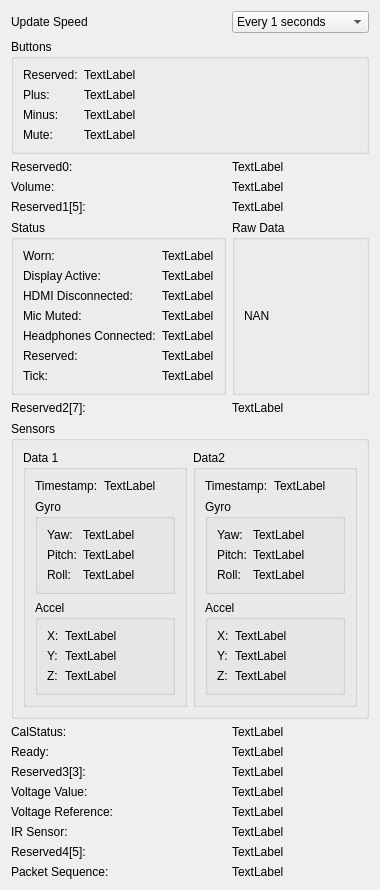
      <widget class="QWidget" name="tab">
       <attribute name="title">
        <string>Sensors</string>
       </attribute>
       <layout class="QFormLayout" name="formLayout_17">
        <item row="0" column="0">
         <widget class="QLabel" name="label">
          <property name="text">
           <string>Update Speed</string>
          </property>
         </widget>
        </item>
        <item row="0" column="1">
         <widget class="QComboBox" name="cmbx_update_spd">
          <property name="currentIndex">
           <number>2</number>
          </property>
          <item>
           <property name="text">
            <string>As Fast As Possible</string>
           </property>
          </item>
          <item>
           <property name="text">
            <string>Every 0.5 seconds</string>
           </property>
          </item>
          <item>
           <property name="text">
            <string>Every 1 seconds</string>
           </property>
          </item>
          <item>
           <property name="text">
            <string>Every 2 seconds</string>
           </property>
          </item>
          <item>
           <property name="text">
            <string>Every 3 seconds</string>
           </property>
          </item>
         </widget>
        </item>
        <item row="2" column="0">
         <widget class="QLabel" name="label_79">
          <property name="text">
           <string>Reserved0:</string>
          </property>
         </widget>
        </item>
        <item row="2" column="1">
         <widget class="QLabel" name="lbl_s2_reserved0">
          <property name="text">
           <string>TextLabel</string>
          </property>
         </widget>
        </item>
        <item row="3" column="0">
         <widget class="QLabel" name="label_81">
          <property name="text">
           <string>Volume:</string>
          </property>
         </widget>
        </item>
        <item row="3" column="1">
         <widget class="QLabel" name="lbl_s2_volume">
          <property name="text">
           <string>TextLabel</string>
          </property>
         </widget>
        </item>
        <item row="4" column="0">
         <widget class="QLabel" name="label_83">
          <property name="text">
           <string>Reserved1[5]:</string>
          </property>
         </widget>
        </item>
        <item row="4" column="1">
         <widget class="QLabel" name="lbl_s2_reserved1">
          <property name="text">
           <string>TextLabel</string>
          </property>
         </widget>
        </item>
        <item row="6" column="0">
         <widget class="QLabel" name="label_85">
          <property name="text">
           <string>Reserved2[7]:</string>
          </property>
         </widget>
        </item>
        <item row="8" column="0">
         <widget class="QLabel" name="label_115">
          <property name="text">
           <string>CalStatus:</string>
          </property>
         </widget>
        </item>
        <item row="8" column="1">
         <widget class="QLabel" name="lbl_s2_calstatus">
          <property name="text">
           <string>TextLabel</string>
          </property>
         </widget>
        </item>
        <item row="9" column="0">
         <widget class="QLabel" name="label_117">
          <property name="text">
           <string>Ready:</string>
          </property>
         </widget>
        </item>
        <item row="9" column="1">
         <widget class="QLabel" name="lbl_s2_ready">
          <property name="text">
           <string>TextLabel</string>
          </property>
         </widget>
        </item>
        <item row="10" column="0">
         <widget class="QLabel" name="label_119">
          <property name="text">
           <string>Reserved3[3]:</string>
          </property>
         </widget>
        </item>
        <item row="10" column="1">
         <widget class="QLabel" name="lbl_s2_reserved3">
          <property name="text">
           <string>TextLabel</string>
          </property>
         </widget>
        </item>
        <item row="11" column="0">
         <widget class="QLabel" name="label_121">
          <property name="text">
           <string>Voltage Value:</string>
          </property>
         </widget>
        </item>
        <item row="11" column="1">
         <widget class="QLabel" name="lbl_s2_voltVal">
          <property name="text">
           <string>TextLabel</string>
          </property>
         </widget>
        </item>
        <item row="12" column="0">
         <widget class="QLabel" name="label_123">
          <property name="text">
           <string>Voltage Reference:</string>
          </property>
         </widget>
        </item>
        <item row="12" column="1">
         <widget class="QLabel" name="lbl_s2_voltRef">
          <property name="text">
           <string>TextLabel</string>
          </property>
         </widget>
        </item>
        <item row="13" column="0">
         <widget class="QLabel" name="label_125">
          <property name="text">
           <string>IR Sensor:</string>
          </property>
         </widget>
        </item>
        <item row="13" column="1">
         <widget class="QLabel" name="lbl_s2_irSensor">
          <property name="text">
           <string>TextLabel</string>
          </property>
         </widget>
        </item>
        <item row="14" column="0">
         <widget class="QLabel" name="label_127">
          <property name="text">
           <string>Reserved4[5]:</string>
          </property>
         </widget>
        </item>
        <item row="14" column="1">
         <widget class="QLabel" name="lbl_s2_reserved4">
          <property name="text">
           <string>TextLabel</string>
          </property>
         </widget>
        </item>
        <item row="15" column="0">
         <widget class="QLabel" name="label_129">
          <property name="text">
           <string>Packet Sequence:</string>
          </property>
         </widget>
        </item>
        <item row="15" column="1">
         <widget class="QLabel" name="lbl_s2_pakSeq">
          <property name="text">
           <string>TextLabel</string>
          </property>
         </widget>
        </item>
        <item row="1" column="0" colspan="2">
         <widget class="QGroupBox" name="groupBox_24">
          <property name="title">
           <string>Buttons</string>
          </property>
          <layout class="QFormLayout" name="formLayout_15">
           <item row="0" column="0">
            <widget class="QLabel" name="label_16">
             <property name="text">
              <string>Reserved:</string>
             </property>
            </widget>
           </item>
           <item row="0" column="1">
            <widget class="QLabel" name="lbl_s2_btn_reserved">
             <property name="text">
              <string>TextLabel</string>
             </property>
            </widget>
           </item>
           <item row="1" column="0">
            <widget class="QLabel" name="label_36">
             <property name="text">
              <string>Plus:</string>
             </property>
            </widget>
           </item>
           <item row="1" column="1">
            <widget class="QLabel" name="lbl_s2_btn_plus">
             <property name="text">
              <string>TextLabel</string>
             </property>
            </widget>
           </item>
           <item row="2" column="0">
            <widget class="QLabel" name="label_43">
             <property name="text">
              <string>Minus:</string>
             </property>
            </widget>
           </item>
           <item row="2" column="1">
            <widget class="QLabel" name="lbl_s2_btn_minus">
             <property name="text">
              <string>TextLabel</string>
             </property>
            </widget>
           </item>
           <item row="3" column="0">
            <widget class="QLabel" name="label_51">
             <property name="text">
              <string>Mute:</string>
             </property>
            </widget>
           </item>
           <item row="3" column="1">
            <widget class="QLabel" name="lbl_s2_btn_mute">
             <property name="text">
              <string>TextLabel</string>
             </property>
            </widget>
           </item>
          </layout>
         </widget>
        </item>
        <item row="7" column="0" colspan="2">
         <widget class="QGroupBox" name="groupBox_26">
          <property name="title">
           <string>Sensors</string>
          </property>
          <layout class="QGridLayout" name="gridLayout_13">
           <item row="0" column="0">
            <widget class="QGroupBox" name="groupBox_27">
             <property name="title">
              <string>Data 1</string>
             </property>
             <layout class="QFormLayout" name="formLayout_18">
              <item row="0" column="0">
               <widget class="QLabel" name="label_87">
                <property name="text">
                 <string>Timestamp:</string>
                </property>
               </widget>
              </item>
              <item row="0" column="1">
               <widget class="QLabel" name="lbl_s2_data0_timestamp">
                <property name="text">
                 <string>TextLabel</string>
                </property>
               </widget>
              </item>
              <item row="2" column="0" colspan="2">
               <widget class="QGroupBox" name="groupBox_29">
                <property name="title">
                 <string>Accel</string>
                </property>
                <layout class="QFormLayout" name="formLayout_21">
                 <item row="0" column="0">
                  <widget class="QLabel" name="label_93">
                   <property name="text">
                    <string>X:</string>
                   </property>
                  </widget>
                 </item>
                 <item row="0" column="1">
                  <widget class="QLabel" name="lbl_s2_data0_accel_x">
                   <property name="text">
                    <string>TextLabel</string>
                   </property>
                  </widget>
                 </item>
                 <item row="1" column="0">
                  <widget class="QLabel" name="label_101">
                   <property name="text">
                    <string>Y:</string>
                   </property>
                  </widget>
                 </item>
                 <item row="1" column="1">
                  <widget class="QLabel" name="lbl_s2_data0_accel_y">
                   <property name="text">
                    <string>TextLabel</string>
                   </property>
                  </widget>
                 </item>
                 <item row="2" column="0">
                  <widget class="QLabel" name="label_103">
                   <property name="text">
                    <string>Z:</string>
                   </property>
                  </widget>
                 </item>
                 <item row="2" column="1">
                  <widget class="QLabel" name="lbl_s2_data0_accel_z">
                   <property name="text">
                    <string>TextLabel</string>
                   </property>
                  </widget>
                 </item>
                </layout>
               </widget>
              </item>
              <item row="1" column="0" colspan="2">
               <widget class="QGroupBox" name="groupBox_31">
                <property name="title">
                 <string>Gyro</string>
                </property>
                <layout class="QFormLayout" name="formLayout_20">
                 <item row="0" column="0">
                  <widget class="QLabel" name="label_91">
                   <property name="text">
                    <string>Yaw:</string>
                   </property>
                  </widget>
                 </item>
                 <item row="0" column="1">
                  <widget class="QLabel" name="lbl_s2_data0_gyro_yaw">
                   <property name="text">
                    <string>TextLabel</string>
                   </property>
                  </widget>
                 </item>
                 <item row="1" column="0">
                  <widget class="QLabel" name="label_96">
                   <property name="text">
                    <string>Pitch:</string>
                   </property>
                  </widget>
                 </item>
                 <item row="1" column="1">
                  <widget class="QLabel" name="lbl_s2_data0_gyro_pitch">
                   <property name="text">
                    <string>TextLabel</string>
                   </property>
                  </widget>
                 </item>
                 <item row="2" column="0">
                  <widget class="QLabel" name="label_98">
                   <property name="text">
                    <string>Roll:</string>
                   </property>
                  </widget>
                 </item>
                 <item row="2" column="1">
                  <widget class="QLabel" name="lbl_s2_data0_gyro_roll">
                   <property name="text">
                    <string>TextLabel</string>
                   </property>
                  </widget>
                 </item>
                </layout>
               </widget>
              </item>
             </layout>
            </widget>
           </item>
           <item row="0" column="1">
            <widget class="QGroupBox" name="groupBox_28">
             <property name="title">
              <string>Data2</string>
             </property>
             <layout class="QFormLayout" name="formLayout_19">
              <item row="0" column="0">
               <widget class="QLabel" name="label_88">
                <property name="text">
                 <string>Timestamp:</string>
                </property>
               </widget>
              </item>
              <item row="0" column="1">
               <widget class="QLabel" name="lbl_s2_data1_timestamp">
                <property name="text">
                 <string>TextLabel</string>
                </property>
               </widget>
              </item>
              <item row="2" column="0" colspan="2">
               <widget class="QGroupBox" name="groupBox_30">
                <property name="title">
                 <string>Accel</string>
                </property>
                <layout class="QFormLayout" name="formLayout_23">
                 <item row="0" column="0">
                  <widget class="QLabel" name="label_94">
                   <property name="text">
                    <string>X:</string>
                   </property>
                  </widget>
                 </item>
                 <item row="0" column="1">
                  <widget class="QLabel" name="lbl_s2_data1_accel_x">
                   <property name="text">
                    <string>TextLabel</string>
                   </property>
                  </widget>
                 </item>
                 <item row="1" column="0">
                  <widget class="QLabel" name="label_111">
                   <property name="text">
                    <string>Y:</string>
                   </property>
                  </widget>
                 </item>
                 <item row="1" column="1">
                  <widget class="QLabel" name="lbl_s2_data1_accel_y">
                   <property name="text">
                    <string>TextLabel</string>
                   </property>
                  </widget>
                 </item>
                 <item row="2" column="0">
                  <widget class="QLabel" name="label_113">
                   <property name="text">
                    <string>Z:</string>
                   </property>
                  </widget>
                 </item>
                 <item row="2" column="1">
                  <widget class="QLabel" name="lbl_s2_data1_accel_z">
                   <property name="text">
                    <string>TextLabel</string>
                   </property>
                  </widget>
                 </item>
                </layout>
               </widget>
              </item>
              <item row="1" column="0" colspan="2">
               <widget class="QGroupBox" name="groupBox_32">
                <property name="title">
                 <string>Gyro</string>
                </property>
                <layout class="QFormLayout" name="formLayout_22">
                 <item row="0" column="0">
                  <widget class="QLabel" name="label_92">
                   <property name="text">
                    <string>Yaw:</string>
                   </property>
                  </widget>
                 </item>
                 <item row="0" column="1">
                  <widget class="QLabel" name="lbl_s2_data1_gyro_yaw">
                   <property name="text">
                    <string>TextLabel</string>
                   </property>
                  </widget>
                 </item>
                 <item row="1" column="0">
                  <widget class="QLabel" name="label_106">
                   <property name="text">
                    <string>Pitch:</string>
                   </property>
                  </widget>
                 </item>
                 <item row="1" column="1">
                  <widget class="QLabel" name="lbl_s2_data1_gyro_pitch">
                   <property name="text">
                    <string>TextLabel</string>
                   </property>
                  </widget>
                 </item>
                 <item row="2" column="0">
                  <widget class="QLabel" name="label_108">
                   <property name="text">
                    <string>Roll:</string>
                   </property>
                  </widget>
                 </item>
                 <item row="2" column="1">
                  <widget class="QLabel" name="lbl_s2_data1_gyro_roll">
                   <property name="text">
                    <string>TextLabel</string>
                   </property>
                  </widget>
                 </item>
                </layout>
               </widget>
              </item>
             </layout>
            </widget>
           </item>
          </layout>
         </widget>
        </item>
        <item row="5" column="0">
         <widget class="QGroupBox" name="groupBox_25">
          <property name="title">
           <string>Status</string>
          </property>
          <layout class="QFormLayout" name="formLayout_16">
           <item row="0" column="0">
            <widget class="QLabel" name="label_58">
             <property name="text">
              <string>Worn:</string>
             </property>
            </widget>
           </item>
           <item row="0" column="1">
            <widget class="QLabel" name="lbl_s2_status_worn">
             <property name="text">
              <string>TextLabel</string>
             </property>
            </widget>
           </item>
           <item row="1" column="0">
            <widget class="QLabel" name="label_62">
             <property name="text">
              <string>Display Active:</string>
             </property>
            </widget>
           </item>
           <item row="1" column="1">
            <widget class="QLabel" name="lbl_s2_status_display">
             <property name="text">
              <string>TextLabel</string>
             </property>
            </widget>
           </item>
           <item row="2" column="0">
            <widget class="QLabel" name="label_65">
             <property name="text">
              <string>HDMI Disconnected:</string>
             </property>
            </widget>
           </item>
           <item row="2" column="1">
            <widget class="QLabel" name="lbl_s2_status_hdmi">
             <property name="text">
              <string>TextLabel</string>
             </property>
            </widget>
           </item>
           <item row="3" column="0">
            <widget class="QLabel" name="label_69">
             <property name="text">
              <string>Mic Muted:</string>
             </property>
            </widget>
           </item>
           <item row="3" column="1">
            <widget class="QLabel" name="lbl_s2_status_micMute">
             <property name="text">
              <string>TextLabel</string>
             </property>
            </widget>
           </item>
           <item row="4" column="0">
            <widget class="QLabel" name="label_71">
             <property name="text">
              <string>Headphones Connected:</string>
             </property>
            </widget>
           </item>
           <item row="4" column="1">
            <widget class="QLabel" name="lbl_s2_status_headphone">
             <property name="text">
              <string>TextLabel</string>
             </property>
            </widget>
           </item>
           <item row="5" column="0">
            <widget class="QLabel" name="label_75">
             <property name="text">
              <string>Reserved:</string>
             </property>
            </widget>
           </item>
           <item row="5" column="1">
            <widget class="QLabel" name="lbl_s2_status_reserved">
             <property name="text">
              <string>TextLabel</string>
             </property>
            </widget>
           </item>
           <item row="6" column="0">
            <widget class="QLabel" name="label_77">
             <property name="text">
              <string>Tick:</string>
             </property>
            </widget>
           </item>
           <item row="6" column="1">
            <widget class="QLabel" name="lbl_s2_status_tick">
             <property name="text">
              <string>TextLabel</string>
             </property>
            </widget>
           </item>
          </layout>
         </widget>
        </item>
        <item row="5" column="1">
         <widget class="QGroupBox" name="groupBox_10">
          <property name="title">
           <string>Raw Data</string>
          </property>
          <layout class="QGridLayout" name="gridLayout_5">
           <item row="0" column="0">
            <widget class="QLabel" name="lbl_sensor_raw">
             <property name="text">
              <string>&lt;html&gt;&lt;head/&gt;&lt;body&gt;&lt;p&gt;NAN&lt;/p&gt;&lt;/body&gt;&lt;/html&gt;</string>
             </property>
             <property name="wordWrap">
              <bool>true</bool>
             </property>
            </widget>
           </item>
          </layout>
         </widget>
        </item>
        <item row="6" column="1">
         <widget class="QLabel" name="lbl_s2_reserved2">
          <property name="text">
           <string>TextLabel</string>
          </property>
         </widget>
        </item>
       </layout>
      </widget>
